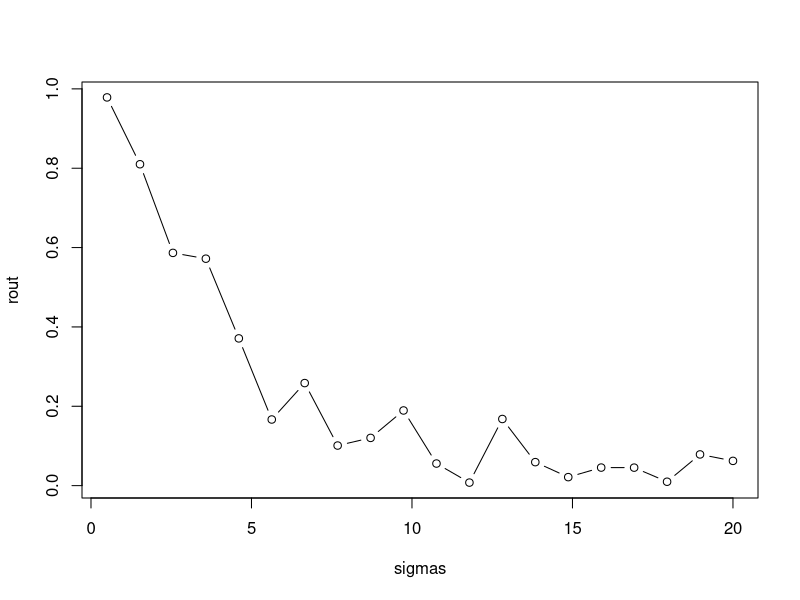

This chart was generated by the following R code:

# R-squared useful over R-squared useless

set.seed(2908)                   

# some toy/random data
x <- 1:30                        
y <- 2 + 0.5*x + rnorm(30,0,4)    
mod <- lm(y~x)                    
summary(mod)$r.squared            



# R-squared (coefficient of determination) is
# also sum of squared residuals (fitted-value deviations) (mms)
# over total sum of squared (tts)

f <- mod$fitted.values       # extract fitted (or predicted) values from model
mss <- sum((f - mean(f))^2)  
tss <- sum((y - mean(y))^2)  
mss/tss                      

#check
all.equal(summary(mod)$r.squared  , mss/tss  )


# R-squared and demonstrate them with simulations in R.
# Assuming: 1. R-squared doesn't  necessarily mean  measure goodness of fit. 
# It can be arbitrarily low when the model is completely correct. By making sigma2 large 
# large, we drive R-squared towards 0, even when every assumption of the simple linear regression model is correct in every particular.

r2.0 <- function(sig){
  x <- seq(1,10,length.out = 100)        
  y <- 2 + 1.2*x + rnorm(100,0,sd = sig) #  adding  some random noise to function
  summary(lm(y ~ x))$r.squared            
}


sigmas <- seq(0.5,20,length.out = 20)
rout <- sapply(sigmas, r2.0)             # apply our function to a series of sigma values
plot(rout ~ sigmas, type="b")

# plot shows sinking sigmas (starting with 1) where R2=1 and the model is completely wrong, respectively.
